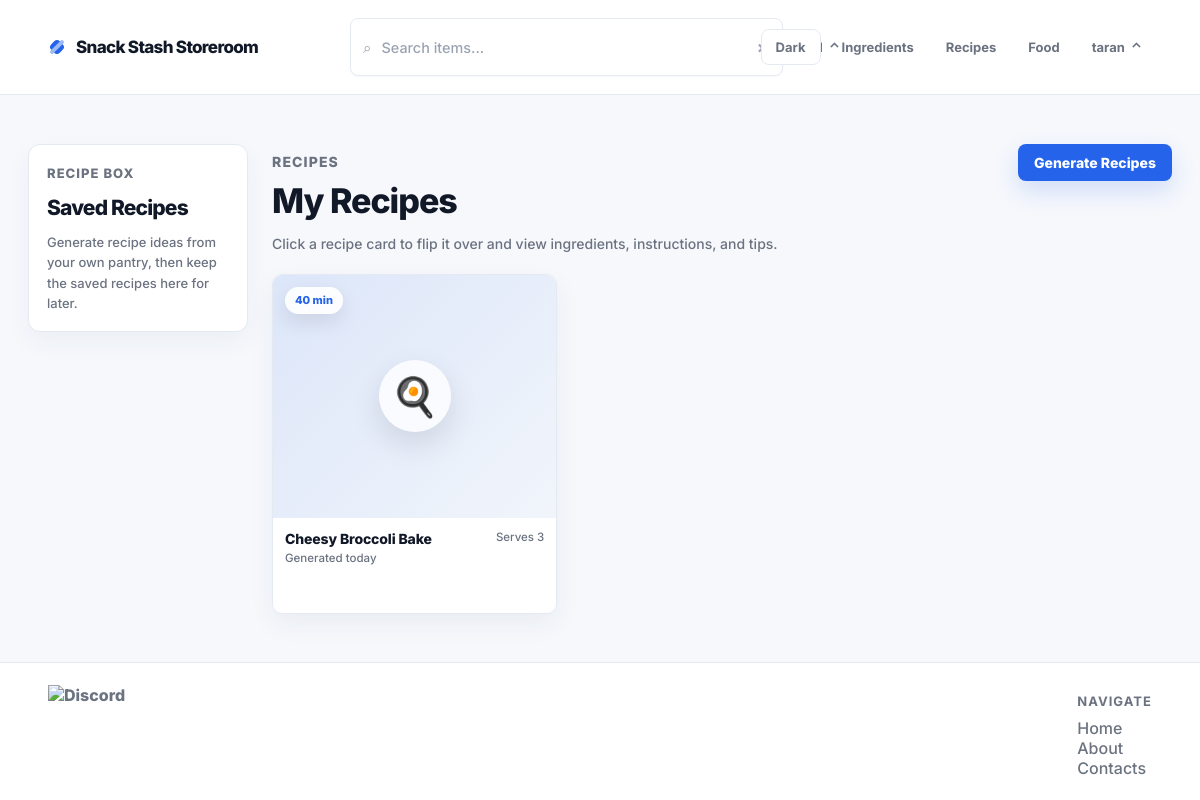
/recipes/page (signed in), run on the app's committed database.
### app/models/model.py (models this page shows, shortened)
class BaseModel(Model):
    class Meta:
        database = db

class User(UserMixin, BaseModel):
    id = AutoField()
    username = CharField(unique=True)
    email = CharField(unique=True)
    password_hash = CharField()
    created_at = DateTimeField(default=datetime.now)
    updated_at = DateTimeField(default=datetime.now)
    class Meta:
        table_name = "users"

class Recipe(BaseModel):
    id = AutoField()
    user = ForeignKeyField(User, backref="recipes")
    title = CharField()
    description = CharField(null=True)
    prep_time_minutes = IntegerField()
    cook_time_minutes = IntegerField()
    servings = IntegerField()
    tips = CharField(null=True)
    created_at = DateTimeField(default=datetime.now)
    class Meta:
        table_name = "recipes"

### app/routes/recipes.py (the view)
@recipe_bp.route("/page")
@login_required
def recipes_page():
    user_id = int(current_user.id)
    recipes = [recipe_to_dict(r) for r in
               Recipe.select().where(Recipe.user_id == user_id).order_by(Recipe.id.desc())]
    for r in recipes:
        r["generated_label"] = _relative_date(r["created_at"])
    return render_template("recipes.html", recipes=recipes, gen_status=_gen_status)

### app/routes/recipes.py (called while the page is built)
def recipe_to_dict(recipe):
    return {
        **recipe.__data__,
        "ingredients_used": [i.__data__ for i in recipe.ingredients],
        "missing_ingredients": [m.__data__ for m in recipe.missing_ingredients],
        "instructions": [
            i.__data__ for i in recipe.instructions.order_by(RecipeInstruction.step_number)
        ],
    }

def _relative_date(d):
    if isinstance(d, str):
        d = date.fromisoformat(d)
    elif hasattr(d, "date"):
        d = d.date()
    delta = (date.today() - d).days
    if delta == 0:
        return "today"
    if delta == 1:
        return "yesterday"
    return f"{delta} days ago"

### app/templates/recipes.html
{% extends "layout.html" %}
{% block content %}
<main class="dashboard-page">
    <div class="dashboard-shell">
        <aside class="dashboard-sidebar">
            <p class="sidebar-kicker quicksand-regular">Recipe Box</p>
            <h1 class="elms-sans-regular">Saved Recipes</h1>
            <p class="quicksand-regular">Generate recipe ideas from your own pantry, then keep the saved recipes here for later.</p>
        </aside>
        <section id="recipes-section" class="pantry-section dashboard-main">
            {% include "_recipes_section.html" %}
        </section>
    </div>
</main>
{% endblock %}

### app/templates/layout.html (shortened to what this page needs)
<!DOCTYPE html>
<html lang="en">
    <head>
        <link rel="stylesheet" href="{{ url_for('static', filename='styles.css', v=asset_version) }}">
    </head>
    <body class="light-mode">
        <nav>
            <div class="logo">
                <span class="logo-mark" aria-hidden="true"></span>
                <p class="elms-sans-regular h1">Snack Stash Storeroom</p>
            </div>
            {% if current_user.is_authenticated %}
            <div class="search-bar">
                <form id="search-form" class="search-form">
                    <span class="search-icon">⌕</span>
                    <input
                    id="search-filter"
                    type="text"
                    name="filter"
                    placeholder="Search items..."
                    class="quicksand-regular">
                    <button type="button" id="clear-search">×</button>
                </form>
                <details class="category-dropdown">
                    <summary class="dropdown-trigger elms-sans-regular">
                        <span class="chevron">⌄</span>
                    </summary>
                </details>
            </div>
            {% endif %}
            <ul class="nav-links">
                <li>
                    <button type="button" id="theme-toggle" class="theme-toggle quicksand-regular" aria-label="Toggle dark mode">
                    </button>
                </li>
                {% if current_user.is_authenticated %}
                <li><a href="{{ url_for('templates.dashboard') }}" class="quicksand-regular">Ingredients</a></li>
                <li><a href="{{ url_for('recipes.recipes_page') }}" class="quicksand-regular">Recipes</a></li>
                <li><a href="{{ url_for('food.food_page') }}" class="quicksand-regular">Food</a></li>
                <li>
                    <details class="dropdown">
                        <summary class="quicksand-regular dropdown-trigger">{{ current_user.username }}<span class="chevron">⌄</span></summary>
                    </details>
                </li>
                {% endif %}
            </ul>
        </nav>
        <div class="spacer-small"></div>
        {% block content %}
        {% endblock %}
        <footer>
            <div class="footer-connection">
                <img src="" alt="Discord" class="elms-sans-regular">
            </div>
            <ul class="footer-nav">
                <li class="elms-sans-regular"><h1>Navigate</h1></li>
                <li><a href="#" class="quicksand-regular">Home</a></li>
                <li><a href="#" class="quicksand-regular">About</a></li>
                <li><a href="#" class="quicksand-regular">Contacts</a></li>
            </ul>
        </footer>
    </body>
</html>

### app/templates/_recipes.html (shortened to what this page needs)
{% if recipes %}
  {% for recipe in recipes %}
    {% set total_time = recipe.prep_time_minutes + recipe.cook_time_minutes %}
    {% set recipe_search = recipe.title ~ ' ' ~ (recipe.description or '') %}
    <article class="pantry-card recipe-card"
      data-search="{{ recipe_search|lower }}">
      <div class="pantry-card-inner">
        <label class="pantry-card-face pantry-card-front" for="recipe-card-{{ recipe.id }}" data-card-flip
          aria-label="View recipe details for {{ recipe.title }}">
          <span class="pantry-card-media recipe-card-media">
            <span class="pantry-item-icon" aria-hidden="true">🍳</span>
            <span class="recipe-meta-chip quicksand-regular">{{ total_time }} min</span>
          </span>
          <span class="pantry-card-main">
            <span>
              <strong class="elms-sans-regular">{{ recipe.title }}</strong>
              <small class="quicksand-regular">Generated {{ recipe.generated_label }}</small>
            </span>
            <span class="pantry-card-quantity quicksand-regular">Serves {{ recipe.servings }}</span>
          </span>
        </label>
        <div class="pantry-card-face pantry-card-back recipe-card-back">
          <label for="recipe-card-{{ recipe.id }}" class="card-back-button quicksand-regular" data-card-unflip>Back</label>
          <p class="dialog-eyebrow quicksand-regular">Recipe</p>
          <h3 class="elms-sans-regular">🍳 {{ recipe.title }}</h3>
          {% if recipe.description %}
            <p class="quicksand-regular recipe-card-description">{{ recipe.description }}</p>
          {% endif %}
          <div class="pantry-detail-list quicksand-regular recipe-meta-list">
            <div>
              <span>Prep</span>
              <strong>{{ recipe.prep_time_minutes }} min</strong>
            </div>
            <div>
              <span>Cook</span>
              <strong>{{ recipe.cook_time_minutes }} min</strong>
            </div>
            <div>
              <span>Serves</span>
              <strong>{{ recipe.servings }}</strong>
            </div>
          </div>
          <div class="recipe-card-scroll">
            <p class="elms-sans-regular recipe-card-section-label">Pantry Ingredients</p>
            {% for ing in recipe.ingredients_used %}
              <p class="quicksand-regular recipe-card-ingredient-item">
              </p>
            {% endfor %}
          </div>
          <div class="card-actions recipe-card-actions">
            <button class="card-delete quicksand-regular"
              hx-delete="/recipes/{{ recipe.id }}"
              hx-target="#recipes-section-inner"
              hx-swap="outerHTML"
              hx-confirm="Delete this recipe?">Delete</button>
          </div>
        </div>
      </div>
    </article>
  {% endfor %}
{% else %}
  <div class="empty-state quicksand-regular">
    <p>No recipes yet.</p>
    <p>Click "Generate Recipes" to create recipes from your pantry.</p>
  </div>
{% endif %}

### data on the page
User: username "taran"
Recipe: total_time "40", title "Cheesy Broccoli Bake", generated_label "today", servings "3"
